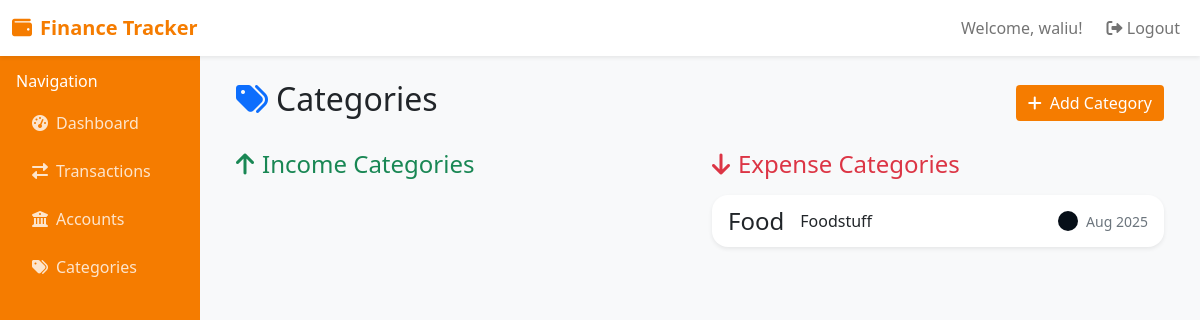
Page /categories/ (signed in) on the committed database.
### accounts/models.py (models this page shows, shortened)
class User(AbstractUser):
    email = models.EmailField(unique=True)
    phone = models.CharField(max_length=15, blank=True)
    created_at = models.DateTimeField(auto_now_add=True)

class Category(models.Model):
    CATEGORY_TYPES = (
        ('income', 'Income'),
        ('expense', 'Expense'),
    )
    name = models.CharField(max_length=100)
    type = models.CharField(max_length=10, choices=CATEGORY_TYPES)
    user = models.ForeignKey(User, on_delete=models.CASCADE)
    color = models.CharField(max_length=7, default='#007bff')
    icon = models.CharField(max_length=50, default='💰')
    created_at = models.DateTimeField(auto_now_add=True)
    class Meta:
        verbose_name_plural = 'Categories'
        unique_together = ('name', 'user')

### accounts/views.py (the view)
# urls.py: path('categories/', views.categories_list, name='categories_list'),
@login_required
def categories_list(request):
    categories = Category.objects.filter(user=request.user)
    return render(request, 'accounts/categories_list.html', {'categories': categories})

### templates/accounts/categories_list.html (shortened to what this page needs)
{% extends 'base.html' %}
{% block content %}
<div class="d-flex justify-content-between align-items-center mb-4">
    <h2><i class="fas fa-tags text-primary me-2"></i>Categories</h2>
    <a href="{% url 'add_category' %}" class="btn btn-primary">
        <i class="fas fa-plus me-2"></i>Add Category
    </a>
</div>
<div class="row">
    <div class="col-md-6">
        <h4 class="text-success mb-3"><i class="fas fa-arrow-up me-2"></i>Income Categories</h4>
    </div>
    <div class="col-md-6">
        <h4 class="text-danger mb-3"><i class="fas fa-arrow-down me-2"></i>Expense Categories</h4>
        {% for category in categories %}
            {% if category.type == 'expense' %}
                <div class="card mb-2">
                    <div class="card-body py-2">
                        <div class="d-flex justify-content-between align-items-center">
                            <div class="d-flex align-items-center">
                                <span class="me-3" style="font-size: 1.5em;">{{ category.icon }}</span>
                                <div>
                                    <h6 class="mb-0">{{ category.name }}</h6>
                                </div>
                            </div>
                            <div class="d-flex align-items-center">
                                <div class="rounded-circle me-2" style="width: 20px; height: 20px; background-color: {{ category.color }};"></div>
                                <small class="text-muted">{{ category.created_at|date:"M Y" }}</small>
                            </div>
                        </div>
                    </div>
                </div>
            {% endif %}
        {% endfor %}
    </div>
</div>
{% endblock %}

### templates/base.html (shortened to what this page needs)
<!DOCTYPE html>
<html lang="en">
<head>
    <link href="https://cdnjs.cloudflare.com/ajax/libs/bootstrap/5.1.3/css/bootstrap.min.css" rel="stylesheet">
    <link href="https://cdnjs.cloudflare.com/ajax/libs/font-awesome/6.0.0/css/all.min.css" rel="stylesheet">
</head>
<body>
    <nav class="navbar navbar-expand-lg navbar-light bg-white shadow-sm">
        <div class="container-fluid">
            <a class="navbar-brand" href="{% url 'home' %}">
                <i class="fas fa-wallet me-2"></i>Finance Tracker
            </a>
            <div class="navbar-nav ms-auto">
                {% if user.is_authenticated %}
                    <span class="navbar-text me-3">
                        Welcome, {{ user.first_name|default:user.username }}!
                    </span>
                    <a class="nav-link" href="{% url 'logout' %}">
                        <i class="fas fa-sign-out-alt"></i> Logout
                    </a>
                {% else %}
                    <a class="nav-link" href="{% url 'login' %}">Login</a>
                    <a class="nav-link" href="{% url 'signup' %}">Sign Up</a>
                {% endif %}
            </div>
        </div>
    </nav>
    <div class="container-fluid">
        <div class="row">
            {% if user.is_authenticated %}
            <div class="col-md-2 px-0">
                <div class="sidebar">
                    <div class="p-3">
                        <h6 class="text-white">Navigation</h6>
                        <nav class="nav flex-column">
                            <a class="nav-link" href="{% url 'dashboard' %}">
                                <i class="fas fa-tachometer-alt me-2"></i>Dashboard
                            </a>
                            <a class="nav-link" href="{% url 'transactions_list' %}">
                                <i class="fas fa-exchange-alt me-2"></i>Transactions
                            </a>
                            <a class="nav-link" href="{% url 'accounts_list' %}">
                                <i class="fas fa-university me-2"></i>Accounts
                            </a>
                            <a class="nav-link" href="{% url 'categories_list' %}">
                                <i class="fas fa-tags me-2"></i>Categories
                            </a>
                        </nav>
                    </div>
                </div>
            </div>
            <div class="col-md-10">
                <div class="p-4">
            {% else %}
            <div class="col-12">
                <div class="p-4">
            {% endif %}
                    {% block content %}{% endblock %}
                </div>
            </div>
        </div>
    </div>
</body>
</html>

### templates/base.html (style rules this page uses)
:root { --primary-color: #f57c00; --secondary-color: #f57c00; --success-color: #28a745; --danger-color: #dc3545; --warning-color: #ffc107; --info-color: #17a2b8; }
body { background-color: #f8f9fa; font-family: 'Segoe UI', Tahoma, Geneva, Verdana, sans-serif; }
.navbar-brand { font-weight: bold; color: var(--primary-color) !important; }
.card { border: none; box-shadow: 0 0.125rem 0.25rem rgba(0, 0, 0, 0.075); border-radius: 1rem; }
.btn-primary { background: linear-gradient(135deg, var(--primary-color), var(--secondary-color)); border: none; }
.sidebar { background: linear-gradient(180deg, var(--primary-color), var(--secondary-color)); min-height: 100vh; }
.sidebar .nav-link { color: rgba(255, 255, 255, 0.8); border-radius: 0.5rem; margin: 0.25rem 0; }

### rows in the picture
User: first_name "waliu"
Category: icon "Food", name "Foodstuff", created_at "Aug 2025"
